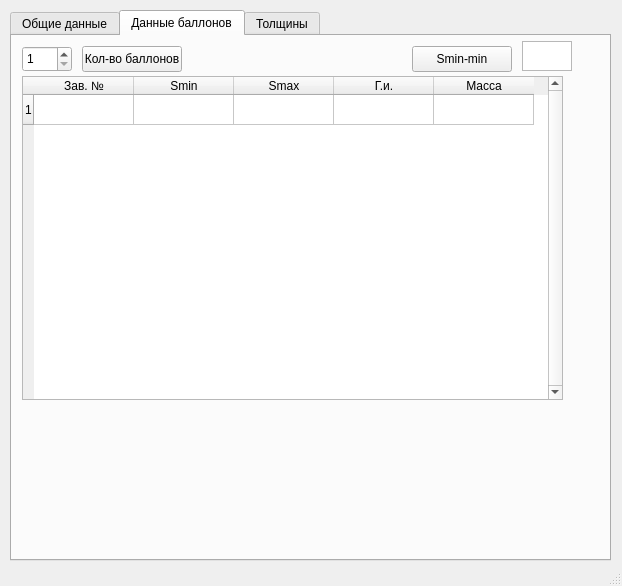
<?xml version="1.0" encoding="UTF-8"?>
<ui version="4.0">
 <class>MainWindow</class>
 <widget class="QMainWindow" name="MainWindow">
  <property name="geometry">
   <rect>
    <x>0</x>
    <y>0</y>
    <width>622</width>
    <height>586</height>
   </rect>
  </property>
  <property name="sizePolicy">
   <sizepolicy hsizetype="Fixed" vsizetype="Fixed">
    <horstretch>0</horstretch>
    <verstretch>0</verstretch>
   </sizepolicy>
  </property>
  <property name="windowTitle">
   <string>MainWindow</string>
  </property>
  <widget class="QWidget" name="centralwidget">
   <widget class="QTabWidget" name="tabWidget">
    <property name="geometry">
     <rect>
      <x>10</x>
      <y>10</y>
      <width>601</width>
      <height>551</height>
     </rect>
    </property>
    <property name="sizePolicy">
     <sizepolicy hsizetype="Expanding" vsizetype="Expanding">
      <horstretch>0</horstretch>
      <verstretch>0</verstretch>
     </sizepolicy>
    </property>
    <property name="currentIndex">
     <number>1</number>
    </property>
    <widget class="QWidget" name="general_info">
     <attribute name="title">
      <string>Общие данные</string>
     </attribute>
     <widget class="QPlainTextEdit" name="vik_date">
      <property name="geometry">
       <rect>
        <x>120</x>
        <y>272</y>
        <width>130</width>
        <height>27</height>
       </rect>
      </property>
      <property name="minimumSize">
       <size>
        <width>130</width>
        <height>27</height>
       </size>
      </property>
      <property name="maximumSize">
       <size>
        <width>130</width>
        <height>27</height>
       </size>
      </property>
      <property name="font">
       <font>
        <family>Times New Roman</family>
        <pointsize>10</pointsize>
       </font>
      </property>
      <property name="layoutDirection">
       <enum>Qt::LeftToRight</enum>
      </property>
      <property name="plainText">
       <string/>
      </property>
      <property name="overwriteMode">
       <bool>false</bool>
      </property>
      <property name="placeholderText">
       <string>&quot;дд&quot; месяц гггг г.</string>
      </property>
     </widget>
     <widget class="QPushButton" name="pushButt_generateWord">
      <property name="geometry">
       <rect>
        <x>10</x>
        <y>490</y>
        <width>100</width>
        <height>26</height>
       </rect>
      </property>
      <property name="text">
       <string>Выгрузить в Word</string>
      </property>
     </widget>
     <widget class="QPushButton" name="pushButt_generateCSV">
      <property name="geometry">
       <rect>
        <x>120</x>
        <y>490</y>
        <width>100</width>
        <height>26</height>
       </rect>
      </property>
      <property name="text">
       <string>Выгрузить в CSV</string>
      </property>
     </widget>
     <widget class="QWidget" name="layoutWidget">
      <property name="geometry">
       <rect>
        <x>119</x>
        <y>174</y>
        <width>394</width>
        <height>81</height>
       </rect>
      </property>
      <layout class="QVBoxLayout" name="verticalLayout_6">
       <item>
        <layout class="QHBoxLayout" name="horizontalLayout">
         <item>
          <layout class="QVBoxLayout" name="verticalLayout_5">
           <property name="spacing">
            <number>6</number>
           </property>
           <item>
            <widget class="QLabel" name="label_3">
             <property name="sizePolicy">
              <sizepolicy hsizetype="Expanding" vsizetype="Expanding">
               <horstretch>0</horstretch>
               <verstretch>0</verstretch>
              </sizepolicy>
             </property>
             <property name="minimumSize">
              <size>
               <width>221</width>
               <height>13</height>
              </size>
             </property>
             <property name="maximumSize">
              <size>
               <width>221</width>
               <height>13</height>
              </size>
             </property>
             <property name="text">
              <string>Конструкция</string>
             </property>
            </widget>
           </item>
           <item>
            <widget class="QComboBox" name="construction">
             <property name="editable">
              <bool>true</bool>
             </property>
             <item>
              <property name="text">
               <string>цельнокованный с заваркой днища</string>
              </property>
             </item>
             <item>
              <property name="text">
               <string>цельнотянутый</string>
              </property>
             </item>
             <item>
              <property name="text">
               <string>цельнотянутый с внутренней резьбой</string>
              </property>
             </item>
             <item>
              <property name="text">
               <string>цельнотянутый с внешней резьбой</string>
              </property>
             </item>
            </widget>
           </item>
          </layout>
         </item>
         <item>
          <layout class="QVBoxLayout" name="verticalLayout_4">
           <item>
            <widget class="QLabel" name="label_2">
             <property name="minimumSize">
              <size>
               <width>89</width>
               <height>13</height>
              </size>
             </property>
             <property name="maximumSize">
              <size>
               <width>89</width>
               <height>13</height>
              </size>
             </property>
             <property name="text">
              <string>Материал</string>
             </property>
            </widget>
           </item>
           <item>
            <widget class="QComboBox" name="material">
             <property name="editable">
              <bool>true</bool>
             </property>
             <item>
              <property name="text">
               <string>сталь 38ХА</string>
              </property>
             </item>
             <item>
              <property name="text">
               <string>сталь 09Г2С</string>
              </property>
             </item>
            </widget>
           </item>
          </layout>
         </item>
         <item>
          <layout class="QVBoxLayout" name="verticalLayout_3">
           <item>
            <widget class="QLabel" name="label">
             <property name="minimumSize">
              <size>
               <width>62</width>
               <height>13</height>
              </size>
             </property>
             <property name="maximumSize">
              <size>
               <width>62</width>
               <height>13</height>
              </size>
             </property>
             <property name="text">
              <string>Раб. среда</string>
             </property>
            </widget>
           </item>
           <item>
            <widget class="QComboBox" name="rab_sreda">
             <property name="editable">
              <bool>true</bool>
             </property>
             <item>
              <property name="text">
               <string>Воздух</string>
              </property>
             </item>
             <item>
              <property name="text">
               <string>Азот</string>
              </property>
             </item>
            </widget>
           </item>
          </layout>
         </item>
        </layout>
       </item>
       <item>
        <widget class="QPlainTextEdit" name="vladelec">
         <property name="minimumSize">
          <size>
           <width>392</width>
           <height>30</height>
          </size>
         </property>
         <property name="maximumSize">
          <size>
           <width>392</width>
           <height>30</height>
          </size>
         </property>
         <property name="font">
          <font>
           <family>Times New Roman</family>
           <pointsize>10</pointsize>
          </font>
         </property>
         <property name="layoutDirection">
          <enum>Qt::LeftToRight</enum>
         </property>
         <property name="plainText">
          <string/>
         </property>
         <property name="overwriteMode">
          <bool>false</bool>
         </property>
         <property name="placeholderText">
          <string>Владелец</string>
         </property>
        </widget>
       </item>
      </layout>
     </widget>
     <widget class="QWidget" name="layoutWidget">
      <property name="geometry">
       <rect>
        <x>119</x>
        <y>11</y>
        <width>462</width>
        <height>162</height>
       </rect>
      </property>
      <layout class="QVBoxLayout" name="verticalLayout">
       <property name="spacing">
        <number>0</number>
       </property>
       <item>
        <widget class="QPlainTextEdit" name="zav_nums">
         <property name="sizePolicy">
          <sizepolicy hsizetype="Expanding" vsizetype="Expanding">
           <horstretch>0</horstretch>
           <verstretch>0</verstretch>
          </sizepolicy>
         </property>
         <property name="minimumSize">
          <size>
           <width>460</width>
           <height>40</height>
          </size>
         </property>
         <property name="maximumSize">
          <size>
           <width>460</width>
           <height>40</height>
          </size>
         </property>
         <property name="font">
          <font>
           <family>Times New Roman</family>
           <pointsize>10</pointsize>
          </font>
         </property>
         <property name="layoutDirection">
          <enum>Qt::LeftToRight</enum>
         </property>
         <property name="plainText">
          <string/>
         </property>
         <property name="overwriteMode">
          <bool>false</bool>
         </property>
         <property name="placeholderText">
          <string>Заводские номера №№</string>
         </property>
        </widget>
       </item>
       <item>
        <widget class="QPlainTextEdit" name="reg_nums">
         <property name="minimumSize">
          <size>
           <width>460</width>
           <height>40</height>
          </size>
         </property>
         <property name="maximumSize">
          <size>
           <width>460</width>
           <height>40</height>
          </size>
         </property>
         <property name="font">
          <font>
           <family>Times New Roman</family>
           <pointsize>10</pointsize>
          </font>
         </property>
         <property name="layoutDirection">
          <enum>Qt::LeftToRight</enum>
         </property>
         <property name="plainText">
          <string/>
         </property>
         <property name="overwriteMode">
          <bool>false</bool>
         </property>
         <property name="placeholderText">
          <string>Регистрационные номера №№</string>
         </property>
        </widget>
       </item>
       <item>
        <widget class="QPlainTextEdit" name="place">
         <property name="minimumSize">
          <size>
           <width>460</width>
           <height>40</height>
          </size>
         </property>
         <property name="maximumSize">
          <size>
           <width>460</width>
           <height>40</height>
          </size>
         </property>
         <property name="font">
          <font>
           <family>Times New Roman</family>
           <pointsize>10</pointsize>
          </font>
         </property>
         <property name="layoutDirection">
          <enum>Qt::LeftToRight</enum>
         </property>
         <property name="plainText">
          <string/>
         </property>
         <property name="overwriteMode">
          <bool>false</bool>
         </property>
         <property name="placeholderText">
          <string>Место установки</string>
         </property>
        </widget>
       </item>
       <item>
        <widget class="QPlainTextEdit" name="zavod_name">
         <property name="minimumSize">
          <size>
           <width>460</width>
           <height>40</height>
          </size>
         </property>
         <property name="maximumSize">
          <size>
           <width>460</width>
           <height>40</height>
          </size>
         </property>
         <property name="font">
          <font>
           <family>Times New Roman</family>
           <pointsize>10</pointsize>
          </font>
         </property>
         <property name="layoutDirection">
          <enum>Qt::LeftToRight</enum>
         </property>
         <property name="plainText">
          <string/>
         </property>
         <property name="overwriteMode">
          <bool>false</bool>
         </property>
         <property name="placeholderText">
          <string>Предприятие-изготовитель</string>
         </property>
        </widget>
       </item>
      </layout>
     </widget>
     <widget class="QWidget" name="layoutWidget">
      <property name="geometry">
       <rect>
        <x>11</x>
        <y>11</y>
        <width>102</width>
        <height>407</height>
       </rect>
      </property>
      <layout class="QVBoxLayout" name="verticalLayout_2">
       <property name="spacing">
        <number>0</number>
       </property>
       <property name="sizeConstraint">
        <enum>QLayout::SetDefaultConstraint</enum>
       </property>
       <item>
        <widget class="QPlainTextEdit" name="zakl_number">
         <property name="minimumSize">
          <size>
           <width>100</width>
           <height>27</height>
          </size>
         </property>
         <property name="maximumSize">
          <size>
           <width>100</width>
           <height>27</height>
          </size>
         </property>
         <property name="font">
          <font>
           <family>Times New Roman</family>
           <pointsize>10</pointsize>
          </font>
         </property>
         <property name="layoutDirection">
          <enum>Qt::LeftToRight</enum>
         </property>
         <property name="plainText">
          <string/>
         </property>
         <property name="overwriteMode">
          <bool>false</bool>
         </property>
         <property name="placeholderText">
          <string>Заключение №</string>
         </property>
        </widget>
       </item>
       <item>
        <widget class="QPlainTextEdit" name="reg_number">
         <property name="minimumSize">
          <size>
           <width>100</width>
           <height>27</height>
          </size>
         </property>
         <property name="maximumSize">
          <size>
           <width>100</width>
           <height>27</height>
          </size>
         </property>
         <property name="font">
          <font>
           <family>Times New Roman</family>
           <pointsize>10</pointsize>
          </font>
         </property>
         <property name="layoutDirection">
          <enum>Qt::LeftToRight</enum>
         </property>
         <property name="plainText">
          <string/>
         </property>
         <property name="overwriteMode">
          <bool>false</bool>
         </property>
         <property name="placeholderText">
          <string>Рег/уч №</string>
         </property>
        </widget>
       </item>
       <item>
        <widget class="QPlainTextEdit" name="gost">
         <property name="minimumSize">
          <size>
           <width>100</width>
           <height>27</height>
          </size>
         </property>
         <property name="maximumSize">
          <size>
           <width>100</width>
           <height>27</height>
          </size>
         </property>
         <property name="font">
          <font>
           <family>Times New Roman</family>
           <pointsize>10</pointsize>
          </font>
         </property>
         <property name="layoutDirection">
          <enum>Qt::LeftToRight</enum>
         </property>
         <property name="plainText">
          <string/>
         </property>
         <property name="overwriteMode">
          <bool>false</bool>
         </property>
         <property name="placeholderText">
          <string>ГОСТ №</string>
         </property>
        </widget>
       </item>
       <item>
        <widget class="QPlainTextEdit" name="g_vvod">
         <property name="minimumSize">
          <size>
           <width>100</width>
           <height>27</height>
          </size>
         </property>
         <property name="maximumSize">
          <size>
           <width>100</width>
           <height>27</height>
          </size>
         </property>
         <property name="font">
          <font>
           <family>Times New Roman</family>
           <pointsize>10</pointsize>
          </font>
         </property>
         <property name="layoutDirection">
          <enum>Qt::LeftToRight</enum>
         </property>
         <property name="plainText">
          <string/>
         </property>
         <property name="overwriteMode">
          <bool>false</bool>
         </property>
         <property name="placeholderText">
          <string>Ввод в экспл.</string>
         </property>
        </widget>
       </item>
       <item>
        <widget class="QPlainTextEdit" name="dataZakl">
         <property name="minimumSize">
          <size>
           <width>100</width>
           <height>27</height>
          </size>
         </property>
         <property name="maximumSize">
          <size>
           <width>100</width>
           <height>27</height>
          </size>
         </property>
         <property name="font">
          <font>
           <family>Times New Roman</family>
           <pointsize>10</pointsize>
          </font>
         </property>
         <property name="layoutDirection">
          <enum>Qt::LeftToRight</enum>
         </property>
         <property name="plainText">
          <string/>
         </property>
         <property name="overwriteMode">
          <bool>false</bool>
         </property>
         <property name="placeholderText">
          <string>Дата закл.</string>
         </property>
        </widget>
       </item>
       <item>
        <widget class="QPlainTextEdit" name="yearsOfExpluatation">
         <property name="minimumSize">
          <size>
           <width>100</width>
           <height>27</height>
          </size>
         </property>
         <property name="maximumSize">
          <size>
           <width>100</width>
           <height>27</height>
          </size>
         </property>
         <property name="font">
          <font>
           <family>Times New Roman</family>
           <pointsize>10</pointsize>
          </font>
         </property>
         <property name="layoutDirection">
          <enum>Qt::LeftToRight</enum>
         </property>
         <property name="plainText">
          <string/>
         </property>
         <property name="overwriteMode">
          <bool>false</bool>
         </property>
         <property name="placeholderText">
          <string>Срок экспл.</string>
         </property>
        </widget>
       </item>
       <item>
        <widget class="QPlainTextEdit" name="chertezh">
         <property name="minimumSize">
          <size>
           <width>100</width>
           <height>27</height>
          </size>
         </property>
         <property name="maximumSize">
          <size>
           <width>100</width>
           <height>27</height>
          </size>
         </property>
         <property name="font">
          <font>
           <family>Times New Roman</family>
           <pointsize>10</pointsize>
          </font>
         </property>
         <property name="layoutDirection">
          <enum>Qt::LeftToRight</enum>
         </property>
         <property name="plainText">
          <string/>
         </property>
         <property name="overwriteMode">
          <bool>false</bool>
         </property>
         <property name="placeholderText">
          <string>чертёж №</string>
         </property>
        </widget>
       </item>
       <item>
        <widget class="QPlainTextEdit" name="p_rasch">
         <property name="minimumSize">
          <size>
           <width>100</width>
           <height>27</height>
          </size>
         </property>
         <property name="maximumSize">
          <size>
           <width>100</width>
           <height>27</height>
          </size>
         </property>
         <property name="font">
          <font>
           <family>Times New Roman</family>
           <pointsize>10</pointsize>
          </font>
         </property>
         <property name="layoutDirection">
          <enum>Qt::LeftToRight</enum>
         </property>
         <property name="plainText">
          <string/>
         </property>
         <property name="overwriteMode">
          <bool>false</bool>
         </property>
         <property name="placeholderText">
          <string>Ррасч, кгс/см2</string>
         </property>
        </widget>
       </item>
       <item>
        <widget class="QPlainTextEdit" name="p_rab">
         <property name="minimumSize">
          <size>
           <width>100</width>
           <height>27</height>
          </size>
         </property>
         <property name="maximumSize">
          <size>
           <width>100</width>
           <height>27</height>
          </size>
         </property>
         <property name="font">
          <font>
           <family>Times New Roman</family>
           <pointsize>10</pointsize>
          </font>
         </property>
         <property name="layoutDirection">
          <enum>Qt::LeftToRight</enum>
         </property>
         <property name="plainText">
          <string/>
         </property>
         <property name="overwriteMode">
          <bool>false</bool>
         </property>
         <property name="placeholderText">
          <string>Рраб, кгс/см2</string>
         </property>
        </widget>
       </item>
       <item>
        <widget class="QPlainTextEdit" name="s_isp">
         <property name="minimumSize">
          <size>
           <width>100</width>
           <height>27</height>
          </size>
         </property>
         <property name="maximumSize">
          <size>
           <width>100</width>
           <height>27</height>
          </size>
         </property>
         <property name="font">
          <font>
           <family>Times New Roman</family>
           <pointsize>10</pointsize>
          </font>
         </property>
         <property name="layoutDirection">
          <enum>Qt::LeftToRight</enum>
         </property>
         <property name="plainText">
          <string/>
         </property>
         <property name="overwriteMode">
          <bool>false</bool>
         </property>
         <property name="placeholderText">
          <string>S-исп, мм</string>
         </property>
        </widget>
       </item>
       <item>
        <widget class="QPlainTextEdit" name="length">
         <property name="minimumSize">
          <size>
           <width>100</width>
           <height>27</height>
          </size>
         </property>
         <property name="maximumSize">
          <size>
           <width>100</width>
           <height>27</height>
          </size>
         </property>
         <property name="font">
          <font>
           <family>Times New Roman</family>
           <pointsize>10</pointsize>
          </font>
         </property>
         <property name="layoutDirection">
          <enum>Qt::LeftToRight</enum>
         </property>
         <property name="plainText">
          <string/>
         </property>
         <property name="overwriteMode">
          <bool>false</bool>
         </property>
         <property name="placeholderText">
          <string>Длина, мм</string>
         </property>
        </widget>
       </item>
       <item>
        <widget class="QPlainTextEdit" name="d_nar">
         <property name="minimumSize">
          <size>
           <width>100</width>
           <height>27</height>
          </size>
         </property>
         <property name="maximumSize">
          <size>
           <width>100</width>
           <height>27</height>
          </size>
         </property>
         <property name="font">
          <font>
           <family>Times New Roman</family>
           <pointsize>10</pointsize>
          </font>
         </property>
         <property name="layoutDirection">
          <enum>Qt::LeftToRight</enum>
         </property>
         <property name="plainText">
          <string/>
         </property>
         <property name="overwriteMode">
          <bool>false</bool>
         </property>
         <property name="placeholderText">
          <string>Dнар, мм</string>
         </property>
        </widget>
       </item>
       <item>
        <widget class="QPlainTextEdit" name="d_min">
         <property name="minimumSize">
          <size>
           <width>100</width>
           <height>27</height>
          </size>
         </property>
         <property name="maximumSize">
          <size>
           <width>100</width>
           <height>27</height>
          </size>
         </property>
         <property name="font">
          <font>
           <family>Times New Roman</family>
           <pointsize>10</pointsize>
          </font>
         </property>
         <property name="layoutDirection">
          <enum>Qt::LeftToRight</enum>
         </property>
         <property name="plainText">
          <string/>
         </property>
         <property name="overwriteMode">
          <bool>false</bool>
         </property>
         <property name="placeholderText">
          <string>Dmin, мм</string>
         </property>
        </widget>
       </item>
       <item>
        <widget class="QPlainTextEdit" name="d_max">
         <property name="minimumSize">
          <size>
           <width>100</width>
           <height>27</height>
          </size>
         </property>
         <property name="maximumSize">
          <size>
           <width>100</width>
           <height>27</height>
          </size>
         </property>
         <property name="font">
          <font>
           <family>Times New Roman</family>
           <pointsize>10</pointsize>
          </font>
         </property>
         <property name="layoutDirection">
          <enum>Qt::LeftToRight</enum>
         </property>
         <property name="plainText">
          <string/>
         </property>
         <property name="overwriteMode">
          <bool>false</bool>
         </property>
         <property name="placeholderText">
          <string>Dmax, мм</string>
         </property>
        </widget>
       </item>
       <item>
        <widget class="QPlainTextEdit" name="volume">
         <property name="minimumSize">
          <size>
           <width>100</width>
           <height>27</height>
          </size>
         </property>
         <property name="maximumSize">
          <size>
           <width>100</width>
           <height>27</height>
          </size>
         </property>
         <property name="font">
          <font>
           <family>Times New Roman</family>
           <pointsize>10</pointsize>
          </font>
         </property>
         <property name="layoutDirection">
          <enum>Qt::LeftToRight</enum>
         </property>
         <property name="plainText">
          <string/>
         </property>
         <property name="overwriteMode">
          <bool>false</bool>
         </property>
         <property name="placeholderText">
          <string>V-объём, л</string>
         </property>
        </widget>
       </item>
      </layout>
     </widget>
     <widget class="QLabel" name="label_4">
      <property name="geometry">
       <rect>
        <x>120</x>
        <y>256</y>
        <width>53</width>
        <height>13</height>
       </rect>
      </property>
      <property name="text">
       <string>Дата: ВИК</string>
      </property>
     </widget>
     <widget class="QLabel" name="label_5">
      <property name="geometry">
       <rect>
        <x>260</x>
        <y>256</y>
        <width>141</width>
        <height>13</height>
       </rect>
      </property>
      <property name="text">
       <string>Дата: Толщины, твёрдость</string>
      </property>
     </widget>
     <widget class="QPlainTextEdit" name="tolshTverdost_date">
      <property name="geometry">
       <rect>
        <x>260</x>
        <y>272</y>
        <width>130</width>
        <height>27</height>
       </rect>
      </property>
      <property name="minimumSize">
       <size>
        <width>130</width>
        <height>27</height>
       </size>
      </property>
      <property name="maximumSize">
       <size>
        <width>130</width>
        <height>27</height>
       </size>
      </property>
      <property name="font">
       <font>
        <family>Times New Roman</family>
        <pointsize>10</pointsize>
       </font>
      </property>
      <property name="layoutDirection">
       <enum>Qt::LeftToRight</enum>
      </property>
      <property name="plainText">
       <string/>
      </property>
      <property name="overwriteMode">
       <bool>false</bool>
      </property>
      <property name="placeholderText">
       <string>&quot;дд&quot; месяц гггг г.</string>
      </property>
     </widget>
     <widget class="QPlainTextEdit" name="ispRasch_date">
      <property name="geometry">
       <rect>
        <x>410</x>
        <y>272</y>
        <width>130</width>
        <height>27</height>
       </rect>
      </property>
      <property name="minimumSize">
       <size>
        <width>130</width>
        <height>27</height>
       </size>
      </property>
      <property name="maximumSize">
       <size>
        <width>130</width>
        <height>27</height>
       </size>
      </property>
      <property name="font">
       <font>
        <family>Times New Roman</family>
        <pointsize>10</pointsize>
       </font>
      </property>
      <property name="layoutDirection">
       <enum>Qt::LeftToRight</enum>
      </property>
      <property name="plainText">
       <string/>
      </property>
      <property name="overwriteMode">
       <bool>false</bool>
      </property>
      <property name="placeholderText">
       <string>&quot;дд&quot; месяц гггг г.</string>
      </property>
     </widget>
     <widget class="QLabel" name="label_6">
      <property name="geometry">
       <rect>
        <x>410</x>
        <y>256</y>
        <width>139</width>
        <height>13</height>
       </rect>
      </property>
      <property name="text">
       <string>Дата: Испытания, расчёты</string>
      </property>
     </widget>
     <widget class="QLabel" name="label_7">
      <property name="geometry">
       <rect>
        <x>130</x>
        <y>301</y>
        <width>126</width>
        <height>13</height>
       </rect>
      </property>
      <property name="text">
       <string>Срок продления ЭПБ до:</string>
      </property>
     </widget>
     <widget class="QPlainTextEdit" name="prodlEPB_date">
      <property name="geometry">
       <rect>
        <x>120</x>
        <y>323</y>
        <width>160</width>
        <height>27</height>
       </rect>
      </property>
      <property name="minimumSize">
       <size>
        <width>160</width>
        <height>27</height>
       </size>
      </property>
      <property name="maximumSize">
       <size>
        <width>160</width>
        <height>27</height>
       </size>
      </property>
      <property name="font">
       <font>
        <family>Times New Roman</family>
        <pointsize>10</pointsize>
       </font>
      </property>
      <property name="layoutDirection">
       <enum>Qt::LeftToRight</enum>
      </property>
      <property name="plainText">
       <string/>
      </property>
      <property name="overwriteMode">
       <bool>false</bool>
      </property>
      <property name="placeholderText">
       <string>_ лет (до дд месяц гггг г.)</string>
      </property>
     </widget>
     <widget class="QLabel" name="label_8">
      <property name="geometry">
       <rect>
        <x>294</x>
        <y>301</y>
        <width>126</width>
        <height>13</height>
       </rect>
      </property>
      <property name="text">
       <string>Срок продления ТО до:</string>
      </property>
     </widget>
     <widget class="QPlainTextEdit" name="prodlTO_date">
      <property name="geometry">
       <rect>
        <x>290</x>
        <y>323</y>
        <width>130</width>
        <height>27</height>
       </rect>
      </property>
      <property name="minimumSize">
       <size>
        <width>130</width>
        <height>27</height>
       </size>
      </property>
      <property name="maximumSize">
       <size>
        <width>130</width>
        <height>27</height>
       </size>
      </property>
      <property name="font">
       <font>
        <family>Times New Roman</family>
        <pointsize>10</pointsize>
       </font>
      </property>
      <property name="layoutDirection">
       <enum>Qt::LeftToRight</enum>
      </property>
      <property name="plainText">
       <string/>
      </property>
      <property name="overwriteMode">
       <bool>false</bool>
      </property>
      <property name="placeholderText">
       <string>&quot;дд&quot; месяц гггг г.</string>
      </property>
     </widget>
     <widget class="QPlainTextEdit" name="dogContract">
      <property name="geometry">
       <rect>
        <x>120</x>
        <y>353</y>
        <width>392</width>
        <height>30</height>
       </rect>
      </property>
      <property name="minimumSize">
       <size>
        <width>392</width>
        <height>30</height>
       </size>
      </property>
      <property name="maximumSize">
       <size>
        <width>392</width>
        <height>30</height>
       </size>
      </property>
      <property name="font">
       <font>
        <family>Times New Roman</family>
        <pointsize>10</pointsize>
       </font>
      </property>
      <property name="layoutDirection">
       <enum>Qt::LeftToRight</enum>
      </property>
      <property name="plainText">
       <string/>
      </property>
      <property name="overwriteMode">
       <bool>false</bool>
      </property>
      <property name="placeholderText">
       <string>Договор (контракт)</string>
      </property>
     </widget>
     <widget class="QPlainTextEdit" name="pricaz_contora">
      <property name="geometry">
       <rect>
        <x>120</x>
        <y>386</y>
        <width>220</width>
        <height>30</height>
       </rect>
      </property>
      <property name="minimumSize">
       <size>
        <width>220</width>
        <height>30</height>
       </size>
      </property>
      <property name="maximumSize">
       <size>
        <width>220</width>
        <height>30</height>
       </size>
      </property>
      <property name="font">
       <font>
        <family>Times New Roman</family>
        <pointsize>10</pointsize>
       </font>
      </property>
      <property name="layoutDirection">
       <enum>Qt::LeftToRight</enum>
      </property>
      <property name="plainText">
       <string/>
      </property>
      <property name="overwriteMode">
       <bool>false</bool>
      </property>
      <property name="placeholderText">
       <string>Приказ по экспертной организации</string>
      </property>
     </widget>
     <widget class="QPlainTextEdit" name="pricaz_vladelec">
      <property name="geometry">
       <rect>
        <x>350</x>
        <y>386</y>
        <width>220</width>
        <height>30</height>
       </rect>
      </property>
      <property name="minimumSize">
       <size>
        <width>220</width>
        <height>30</height>
       </size>
      </property>
      <property name="maximumSize">
       <size>
        <width>220</width>
        <height>30</height>
       </size>
      </property>
      <property name="font">
       <font>
        <family>Times New Roman</family>
        <pointsize>10</pointsize>
       </font>
      </property>
      <property name="layoutDirection">
       <enum>Qt::LeftToRight</enum>
      </property>
      <property name="plainText">
       <string/>
      </property>
      <property name="overwriteMode">
       <bool>false</bool>
      </property>
      <property name="placeholderText">
       <string>Приказ по организации-владельцу</string>
      </property>
     </widget>
     <widget class="QLabel" name="label_9">
      <property name="geometry">
       <rect>
        <x>120</x>
        <y>417</y>
        <width>221</width>
        <height>13</height>
       </rect>
      </property>
      <property name="sizePolicy">
       <sizepolicy hsizetype="Expanding" vsizetype="Expanding">
        <horstretch>0</horstretch>
        <verstretch>0</verstretch>
       </sizepolicy>
      </property>
      <property name="minimumSize">
       <size>
        <width>221</width>
        <height>13</height>
       </size>
      </property>
      <property name="maximumSize">
       <size>
        <width>221</width>
        <height>13</height>
       </size>
      </property>
      <property name="text">
       <string>Назначение</string>
      </property>
     </widget>
     <widget class="QComboBox" name="naznach">
      <property name="geometry">
       <rect>
        <x>120</x>
        <y>436</y>
        <width>221</width>
        <height>20</height>
       </rect>
      </property>
      <property name="editable">
       <bool>true</bool>
      </property>
      <item>
       <property name="text">
        <string>Воздухохранитель</string>
       </property>
      </item>
     </widget>
    </widget>
    <widget class="QWidget" name="ballon_data">
     <attribute name="title">
      <string>Данные баллонов</string>
     </attribute>
     <widget class="QSpinBox" name="amount">
      <property name="geometry">
       <rect>
        <x>10</x>
        <y>10</y>
        <width>50</width>
        <height>26</height>
       </rect>
      </property>
      <property name="frame">
       <bool>true</bool>
      </property>
      <property name="readOnly">
       <bool>false</bool>
      </property>
      <property name="buttonSymbols">
       <enum>QAbstractSpinBox::UpDownArrows</enum>
      </property>
      <property name="keyboardTracking">
       <bool>false</bool>
      </property>
      <property name="minimum">
       <number>1</number>
      </property>
      <property name="maximum">
       <number>100</number>
      </property>
      <property name="displayIntegerBase">
       <number>10</number>
      </property>
     </widget>
     <widget class="QPushButton" name="pushButt_amount">
      <property name="geometry">
       <rect>
        <x>70</x>
        <y>10</y>
        <width>100</width>
        <height>26</height>
       </rect>
      </property>
      <property name="text">
       <string>Кол-во баллонов</string>
      </property>
     </widget>
     <widget class="QTableWidget" name="table_ballons">
      <property name="geometry">
       <rect>
        <x>10</x>
        <y>40</y>
        <width>541</width>
        <height>324</height>
       </rect>
      </property>
      <property name="frameShape">
       <enum>QFrame::StyledPanel</enum>
      </property>
      <property name="frameShadow">
       <enum>QFrame::Sunken</enum>
      </property>
      <property name="verticalScrollBarPolicy">
       <enum>Qt::ScrollBarAlwaysOn</enum>
      </property>
      <property name="horizontalScrollBarPolicy">
       <enum>Qt::ScrollBarAlwaysOff</enum>
      </property>
      <property name="sizeAdjustPolicy">
       <enum>QAbstractScrollArea::AdjustIgnored</enum>
      </property>
      <property name="tabKeyNavigation">
       <bool>true</bool>
      </property>
      <property name="alternatingRowColors">
       <bool>true</bool>
      </property>
      <property name="verticalScrollMode">
       <enum>QAbstractItemView::ScrollPerItem</enum>
      </property>
      <property name="gridStyle">
       <enum>Qt::SolidLine</enum>
      </property>
      <property name="sortingEnabled">
       <bool>false</bool>
      </property>
      <property name="cornerButtonEnabled">
       <bool>true</bool>
      </property>
      <property name="rowCount">
       <number>1</number>
      </property>
      <property name="columnCount">
       <number>5</number>
      </property>
      <row/>
      <column>
       <property name="text">
        <string>Зав. №</string>
       </property>
      </column>
      <column>
       <property name="text">
        <string>Smin</string>
       </property>
      </column>
      <column>
       <property name="text">
        <string>Smax</string>
       </property>
      </column>
      <column>
       <property name="text">
        <string>Г.и.</string>
       </property>
      </column>
      <column>
       <property name="text">
        <string>Масса</string>
       </property>
      </column>
     </widget>
     <widget class="QPushButton" name="pushButt_sMinMin">
      <property name="geometry">
       <rect>
        <x>400</x>
        <y>10</y>
        <width>100</width>
        <height>26</height>
       </rect>
      </property>
      <property name="text">
       <string>Smin-min</string>
      </property>
     </widget>
     <widget class="QPlainTextEdit" name="s_min_total">
      <property name="geometry">
       <rect>
        <x>510</x>
        <y>5</y>
        <width>50</width>
        <height>30</height>
       </rect>
      </property>
      <property name="minimumSize">
       <size>
        <width>50</width>
        <height>30</height>
       </size>
      </property>
      <property name="maximumSize">
       <size>
        <width>50</width>
        <height>30</height>
       </size>
      </property>
     </widget>
    </widget>
    <widget class="QWidget" name="tolshiny">
     <attribute name="title">
      <string>Толщины</string>
     </attribute>
     <widget class="QGroupBox" name="groupBox_thickness">
      <property name="geometry">
       <rect>
        <x>10</x>
        <y>40</y>
        <width>571</width>
        <height>411</height>
       </rect>
      </property>
      <property name="title">
       <string>Результаты</string>
      </property>
      <layout class="QVBoxLayout" name="verticalLayout_7"/>
     </widget>
     <widget class="QPushButton" name="pushButton_creatThickness">
      <property name="geometry">
       <rect>
        <x>130</x>
        <y>10</y>
        <width>316</width>
        <height>23</height>
       </rect>
      </property>
      <property name="text">
       <string>Расчитать</string>
      </property>
     </widget>
    </widget>
   </widget>
  </widget>
  <widget class="QStatusBar" name="statusbar"/>
 </widget>
 <resources/>
 <connections/>
</ui>
